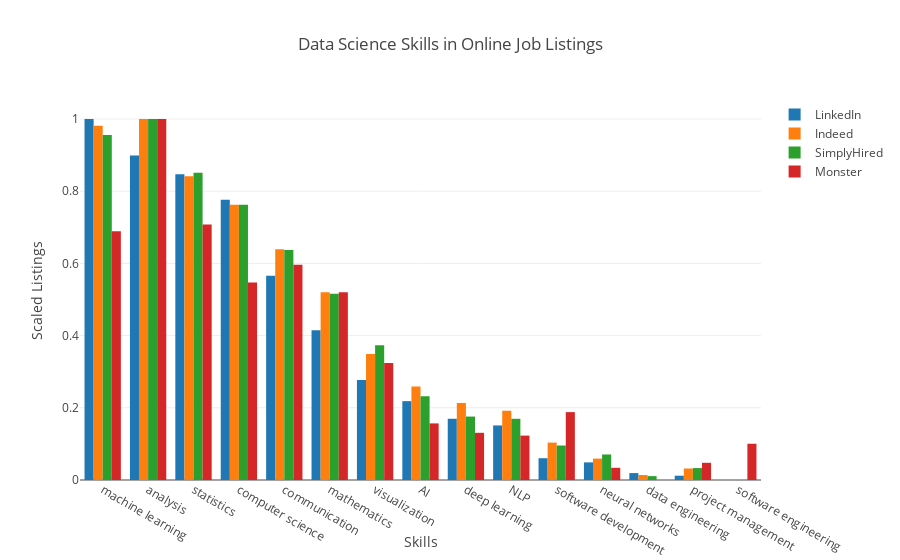

The code cell stored with this chart in its notebook:
### Code cell
indeed = go.Bar(x=scaled_df.index, y=y_indeed, name = "Indeed")
simply = go.Bar(x=scaled_df.index, y=y_simply, name="SimplyHired")
linked = go.Bar(x=scaled_df.index, y=y_linkedin, name="LinkedIn")
monster = go.Bar(x=scaled_df.index, y=y_monster, name="Monster")

data = [linked, indeed, simply, monster]

layout = go.Layout(
    barmode='group',
    title="Data Science Skills in Online Job Listings",
    xaxis={'title': 'Skills'},
    yaxis={'title': "Scaled Listings", 'separatethousands': True,
    }
)

fig = go.Figure(data=data, layout=layout)
py.iplot(fig)

### Figure 1 — Plotly figure (JSON) as saved in the notebook; plotly's stock layout.template omitted (floating-point values rounded to 4 significant figures)
{"data": [{"name": "LinkedIn", "x": ["machine learning", "analysis", "statistics", "computer science", "communication", "mathematics", "visualization", "AI", "deep learning", "NLP", "software development", "neural networks", "data engineering", "project management", "software engineering"], "y": [1, 0.8992, 0.8472, 0.7761, 0.5656, 0.4145, 0.2772, 0.2184, 0.1696, 0.1511, 0.06033, 0.04879, 0.0191, 0.01191, 0], "type": "bar", "uid": "5bf43b18-d088-11e8-a165-11ced18b9a9b"}, {"name": "Indeed", "x": ["machine learning", "analysis", "statistics", "computer science", "communication", "mathematics", "visualization", "AI", "deep learning", "NLP", "software development", "neural networks", "data engineering", "project management", "software engineering"], "y": [0.981, 1, 0.8415, 0.7626, 0.6393, 0.5198, 0.3488, 0.259, 0.2134, 0.1919, 0.1036, 0.05928, 0.01373, 0.03183, 0], "type": "bar", "uid": "5bf43dc0-d088-11e8-a165-11ced18b9a9b"}, {"name": "SimplyHired", "x": ["machine learning", "analysis", "statistics", "computer science", "communication", "mathematics", "visualization", "AI", "deep learning", "NLP", "software development", "neural networks", "data engineering", "project management", "software engineering"], "y": [0.9557, 1, 0.8511, 0.7622, 0.6373, 0.5157, 0.3734, 0.232, 0.1758, 0.1696, 0.09553, 0.07072, 0.01075, 0.03309, 0], "type": "bar", "uid": "5bf43ec4-d088-11e8-a165-11ced18b9a9b"}, {"name": "Monster", "x": ["machine learning", "analysis", "statistics", "computer science", "communication", "mathematics", "visualization", "AI", "deep learning", "NLP", "software development", "neural networks", "data engineering", "project management", "software engineering"], "y": [0.689, 1, 0.708, 0.5473, 0.5966, 0.52, 0.3242, 0.1568, 0.1307, 0.123, 0.188, 0.03381, 0, 0.04765, 0.1005], "type": "bar", "uid": "5bf43f82-d088-11e8-a165-11ced18b9a9b"}], "layout": {"barmode": "group", "title": "Data Science Skills in Online Job Listings", "xaxis": {"title": "Skills"}, "yaxis": {"separatethousands": true, "title": "Scaled Listings"}}}
